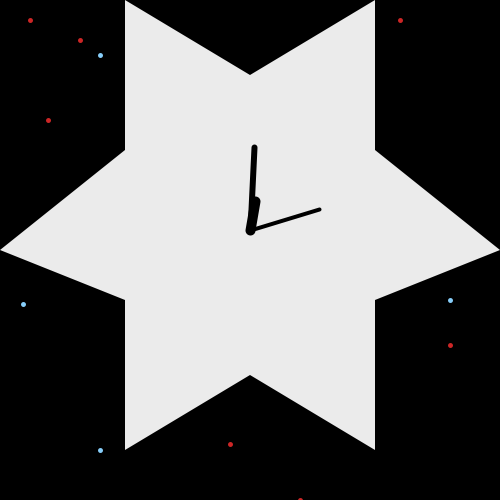
Frame 1 (no input)
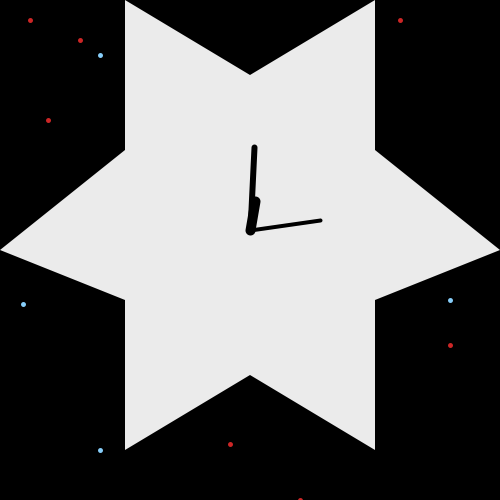
Frame 60 (the mouse pressed at the canvas centre just before this capture)
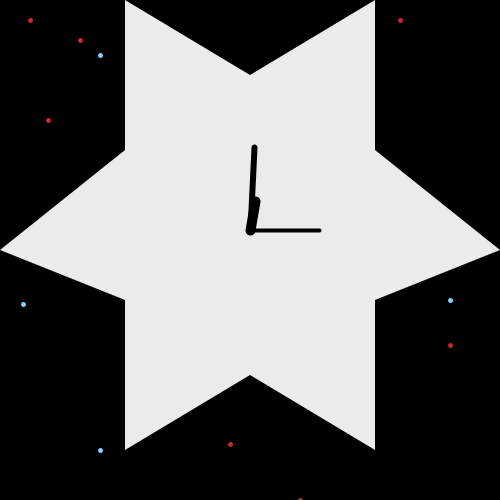
Frame 120 (the mouse held since frame 60 and released just before this capture)

The Processing sketch that drew these frames (run headless with seeded random() and noise(); from frame 60 on, the mouse is pressed at the canvas centre):

// Processing sketch: processing_8417
// ── processing_8417.pde

/**
 * Clock. 
 * 
 * The current time can be read with the second(), minute(), 
 * and hour() functions. In this example, sin() and cos() values
 * are used to set the position of the hands.
 */

void setup() {
  size(500, 500);
  stroke(255);
  smooth();
}
void draw() {
  background(0);
  fill(#FFFFFF);
  noStroke();
  // Angles for sin() and cos() start at 3 o'clock;
  // subtract HALF_PI to make them start at the top
  
  float s = map(second(), 0, 60, 0, TWO_PI) - HALF_PI;
  float m = map(minute() + norm(second(), 0, 60), 0, 60, 0, TWO_PI) - HALF_PI; 
  float h = map(hour() + norm(minute(), 0, 60), 0, 24, 0, TWO_PI * 2) - HALF_PI;
  fill(#EBEBEB); //fill the next shape with white color 
  
     beginShape();//begin drawing the shape -- It's a big star 
    vertex(125, 0);
vertex(250, 75);
vertex(375, 0);
vertex(375, 150);
vertex(500, 250);
vertex(375, 300);
vertex(375, 450);
vertex(250, 375);
vertex(125, 450);
vertex(125, 300);
vertex(0, 250);
vertex(125, 150);
 
     endShape();//end of the shape
  stroke(#000000 );
  strokeWeight(4);
  line(250, 230, cos(s) * 100 + 220, sin(s) * 100 + 220);
  strokeWeight(6);
  line(250, 230, cos(m) * 80 + 220, sin(m) * 80 + 220);
  strokeWeight(10);
  line(250, 230, cos(h) * 40 + 220, sin(h) * 40 + 220);
{
  if (keyPressed == true) {
   stroke(#87CEFA);
  } else {
    stroke(#CD2626);
    strokeWeight(5);
  }
  point(30, 20);
point(48, 120);
point(80, 40);
point(300, 500);
point(230, 444);
point(450, 345);
point(400, 20);
}  
{
  if (keyPressed == true) {
   stroke(#CD2626);
  } else {
    stroke(#87CEFA);
  }
 point(450, 300);
point(100, 450);
point(240, 555);
point(100, 55);
point(23, 304);
}




  // Draw the minute ticks
  //strokeWeight(2);
  //for (int a = 0; a < 360; a+=6) {
    //float x = 100 + ( cos(radians(a)) * 72 );
    //float y = 100 + ( sin(radians(a)) * 72 );
    //point(x, y);
 // }
}
